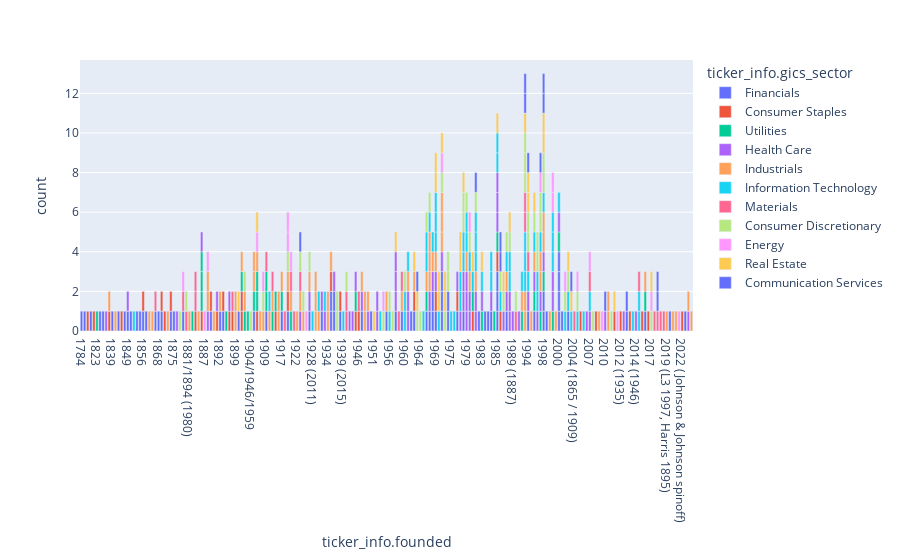

Notebook code for this chart:
### Code cell
filtered_df = df[df['ticker_info.gics_sub_industry'].notna()][['ticker_info.founded', 'ticker_info.security', 'ticker_info.gics_sector']]
filtered_df = filtered_df.sort_values(by='ticker_info.founded')
filtered_df['ticker_info.founded'] = filtered_df['ticker_info.founded'].astype(str)
fig = px.bar(filtered_df, x='ticker_info.founded', hover_data=['ticker_info.security'], color='ticker_info.gics_sector')
fig.update_xaxes(categoryorder='category ascending')
fig.show()

### Figure 1 — Plotly figure (JSON) as saved in the notebook; plotly's stock layout.template omitted (floating-point values rounded to 4 significant figures)
{"data": [{"alignmentgroup": "True", "customdata": [["Bank of New York Mellon"], ["State Street Corporation"], ["Hartford (The)"], ["KeyCorp"], ["Citizens Financial Group"], ["Berkshire Hathaway"], ["PNC Financial Services"], ["CME Group"], ["Comerica"], ["American Express"], ["Wells Fargo"], ["Travelers Companies (The)"], ["M&T Bank"], ["Fifth Third Bank"], ["Huntington Bancshares"], ["MetLife"], ["Goldman Sachs"], ["Truist"], ["Prudential Financial"], ["Principal Financial Group"], ["Northern Trust"], ["Assurant"], ["Ameriprise Financial"], ["Globe Life"], ["Marsh McLennan"], ["Moody's Corporation"], ["S&P Global"], ["American International Group"], ["Arthur J. Gallagher & Co."], ["Allstate"], ["Invesco"], ["Morgan Stanley"], ["Progressive Corporation"], ["T. Rowe Price"], ["Brown & Brown"], ["Franklin Templeton"], ["Cincinnati Financial"], ["Aflac"], ["Visa Inc."], ["Loews Corporation"], ["Raymond James"], ["Mastercard"], ["W. R. Berkley Corporation"], ["Fidelity National Information Services"], ["U.S. Bank"], ["MSCI"], ["Regions Financial Corporation"], ["Nasdaq, Inc."], ["Charles Schwab Corporation"], ["Cboe Global Markets"], ["Everest Re"], ["Jack Henry & Associates"], ["FactSet"], ["Aon"], ["Fiserv"], ["Chubb Limited"], ["Blackstone"], ["Discover Financial"], ["BlackRock"], ["Capital One"], ["Arch Capital Group"], ["PayPal"], ["Citigroup"], ["Bank of America"], ["Corpay"], ["MarketAxess"], ["Intercontinental Exchange"], ["Global Payments"], ["JPMorgan Chase"], ["Synchrony Financial"], ["Willis Towers Watson"]], "hovertemplate": "ticker_info.gics_sector=Financials<br>ticker_info.founded=%{x}<br>count=%{y}<br>ticker_info.security=%{customdata[0]}<extra></extra>", "legendgroup": "Financials", "marker": {"color": "#636efa", "pattern": {"shape": ""}}, "name": "Financials", "offsetgroup": "Financials", "orientation": "v", "showlegend": true, "textposition": "auto", "type": "bar", "x": ["1784", "1792", "1810", "1825", "1828", "1839", "1845", "1848", "1849", "1850", "1852", "1853", "1856", "1858", "1866", "1868", "1869", "1872", "1875", "1879", "1889", "1892", "1894", "1900", "1905", "1909", "1917", "1919", "1927", "1931", "1935", "1935", "1937", "1937", "1939", "1947", "1950", "1955", "1958", "1959", "1962", "1966", "1967", "1968", "1968", "1969", "1971", "1971", "1971", "1973", "1973", "1976", "1978", "1982 (1919)", "1984", "1985", "1985", "1985", "1988", "1994", "1995", "1998", "1998", "1998 (1923 / 1874)", "2000", "2000", "2000", "2000", "2000 (1799 / 1871)", "2003", "2016"], "xaxis": "x", "y": [1, 1, 1, 1, 1, 1, 1, 1, 1, 1, 1, 1, 1, 1, 1, 1, 1, 1, 1, 1, 1, 1, 1, 1, 1, 1, 1, 1, 1, 1, 1, 1, 1, 1, 1, 1, 1, 1, 1, 1, 1, 1, 1, 1, 1, 1, 1, 1, 1, 1, 1, 1, 1, 1, 1, 1, 1, 1, 1, 1, 1, 1, 1, 1, 1, 1, 1, 1, 1, 1, 1], "yaxis": "y"}, {"alignmentgroup": "True", "customdata": [["Colgate-Palmolive"], ["Bunge Global SA"], ["Procter & Gamble"], ["Church & Dwight"], ["General Mills"], ["Campbell Soup Company"], ["Brown–Forman"], ["Kimberly-Clark"], ["Kroger"], ["Coca-Cola Company (The)"], ["McCormick & Company"], ["Hormel Foods"], ["Hershey's"], ["J.M. Smucker Company (The)"], ["PepsiCo"], ["Target Corporation"], ["Archer-Daniels-Midland"], ["Kellanova"], ["Clorox"], ["Conagra Brands"], ["Tyson Foods"], ["Dollar General"], ["Constellation Brands"], ["Estée Lauder Companies (The)"], ["Walmart"], ["Sysco"], ["Costco"], ["Keurig Dr Pepper"], ["Altria"], ["Dollar Tree"], ["Molson Coors Beverage Company"], ["Philip Morris International"], ["Mondelez International"], ["Monster Beverage"], ["Walgreens Boots Alliance"], ["Kraft Heinz"], ["Lamb Weston"], ["Kenvue"]], "hovertemplate": "ticker_info.gics_sector=Consumer Staples<br>ticker_info.founded=%{x}<br>count=%{y}<br>ticker_info.security=%{customdata[0]}<extra></extra>", "legendgroup": "Consumer Staples", "marker": {"color": "#EF553B", "pattern": {"shape": ""}}, "name": "Consumer Staples", "offsetgroup": "Consumer Staples", "orientation": "v", "showlegend": true, "textposition": "auto", "type": "bar", "x": ["1806", "1818", "1837", "1847", "1856", "1869", "1870", "1872", "1883", "1886", "1889", "1891", "1894", "1897", "1898", "1902", "1902", "1906", "1913", "1919", "1935", "1939", "1945", "1946", "1962", "1969", "1976", "1981", "1985", "1986", "2005 (Molson 1786, Coors 1873)", "2008 (1847)", "2012", "2012 (1935)", "2014", "2015 (1869)", "2016 (1950)", "2022 (Johnson & Johnson spinoff)"], "xaxis": "x", "y": [1, 1, 1, 1, 1, 1, 1, 1, 1, 1, 1, 1, 1, 1, 1, 1, 1, 1, 1, 1, 1, 1, 1, 1, 1, 1, 1, 1, 1, 1, 1, 1, 1, 1, 1, 1, 1, 1], "yaxis": "y"}, {"alignmentgroup": "True", "customdata": [["Consolidated Edison"], ["CenterPoint Energy"], ["American Water Works"], ["CMS Energy"], ["Edison International"], ["WEC Energy Group"], ["Ameren"], ["Public Service Enterprise Group"], ["Duke Energy"], ["PG&E Corporation"], ["American Electric Power"], ["Atmos Energy"], ["Evergy"], ["Xcel Energy"], ["NiSource"], ["Entergy"], ["Alliant Energy"], ["PPL Corporation"], ["Southern Company"], ["Eversource"], ["AES Corporation"], ["Dominion Energy"], ["NextEra Energy"], ["Pinnacle West"], ["NRG Energy"], ["DTE Energy"], ["FirstEnergy"], ["Sempra Energy"], ["Constellation Energy"], ["Exelon"], ["Vistra"]], "hovertemplate": "ticker_info.gics_sector=Utilities<br>ticker_info.founded=%{x}<br>count=%{y}<br>ticker_info.security=%{customdata[0]}<extra></extra>", "legendgroup": "Utilities", "marker": {"color": "#00cc96", "pattern": {"shape": ""}}, "name": "Utilities", "offsetgroup": "Utilities", "orientation": "v", "showlegend": true, "textposition": "auto", "type": "bar", "x": ["1823", "1882", "1886", "1886", "1886", "1896", "1902", "1903", "1904", "1905", "1906", "1906", "1909", "1909", "1912", "1913", "1917", "1920", "1945", "1966", "1981", "1983", "1984 (1925)", "1985", "1992", "1995", "1997", "1998", "1999", "2000", "2016"], "xaxis": "x", "y": [1, 1, 1, 1, 1, 1, 1, 1, 1, 1, 1, 1, 1, 1, 1, 1, 1, 1, 1, 1, 1, 1, 1, 1, 1, 1, 1, 1, 1, 1, 1], "yaxis": "y"}, {"alignmentgroup": "True", "customdata": [["McKesson Corporation"], ["Pfizer"], ["Eli Lilly and Company"], ["Johnson & Johnson"], ["Abbott"], ["Merck & Co."], ["Becton Dickinson"], ["West Pharmaceutical Services"], ["Zimmer Biomet"], ["Baxter International"], ["Henry Schein"], ["Revvity"], ["Stryker Corporation"], ["Teleflex"], ["Mettler Toledo"], ["Charles River Laboratories"], ["Medtronic"], ["Zoetis"], ["Bio-Rad"], ["CooperCompanies"], ["Edwards Lifesciences"], ["Waters Corporation"], ["Viatris"], ["Humana"], ["Quest Diagnostics"], ["HCA Healthcare"], ["Danaher Corporation"], ["Cardinal Health"], ["Bio-Techne"], ["UnitedHealth Group"], ["Biogen"], ["LabCorp"], ["Universal Health Services"], ["DaVita Inc."], ["Boston Scientific"], ["Molina Healthcare"], ["Amgen"], ["Cigna"], ["IQVIA"], ["Idexx Laboratories"], ["Centene Corporation"], ["Cencora"], ["Steris"], ["Hologic"], ["Gilead Sciences"], ["Regeneron"], ["Vertex Pharmaceuticals"], ["ResMed"], ["Bristol Myers Squibb"], ["Incyte"], ["GE HealthCare"], ["Intuitive Surgical"], ["CVS Health"], ["Align Technology"], ["Illumina"], ["Dexcom"], ["Agilent Technologies"], ["Insulet"], ["Thermo Fisher Scientific"], ["Catalent"], ["Moderna"], ["AbbVie"], ["Elevance Health"], ["Solventum"]], "hovertemplate": "ticker_info.gics_sector=Health Care<br>ticker_info.founded=%{x}<br>count=%{y}<br>ticker_info.security=%{customdata[0]}<extra></extra>", "legendgroup": "Health Care", "marker": {"color": "#ab63fa", "pattern": {"shape": ""}}, "name": "Health Care", "offsetgroup": "Health Care", "orientation": "v", "showlegend": true, "textposition": "auto", "type": "bar", "x": ["1833", "1849", "1876", "1886", "1888", "1891", "1897", "1923", "1927", "1931", "1932", "1937", "1941", "1943", "1945", "1947", "1949", "1952", "1952", "1958", "1958", "1958", "1961", "1961", "1967", "1968", "1969", "1971", "1976", "1977", "1978", "1978", "1979", "1979", "1979", "1980", "1980", "1982", "1982", "1983", "1984", "1985", "1985", "1985", "1987", "1988", "1989", "1989", "1989 (1887)", "1991", "1994", "1995", "1996", "1997", "1998", "1999", "1999", "2000", "2006 (1902)", "2007", "2010", "2013 (1888)", "2014 (1946)", "2023"], "xaxis": "x", "y": [1, 1, 1, 1, 1, 1, 1, 1, 1, 1, 1, 1, 1, 1, 1, 1, 1, 1, 1, 1, 1, 1, 1, 1, 1, 1, 1, 1, 1, 1, 1, 1, 1, 1, 1, 1, 1, 1, 1, 1, 1, 1, 1, 1, 1, 1, 1, 1, 1, 1, 1, 1, 1, 1, 1, 1, 1, 1, 1, 1, 1, 1, 1, 1], "yaxis": "y"}, {"alignmentgroup": "True", "customdata": [["John Deere"], ["Stanley Black & Decker"], ["Ingersoll Rand"], ["Union Pacific Corporation"], ["Trane Technologies"], ["Norfolk Southern Railway"], ["Johnson Controls"], ["Hubbell Incorporated"], ["Howmet Aerospace"], ["Emerson Electric"], ["GE Aerospace"], ["General Dynamics"], ["Equifax"], ["3M"], ["Rockwell Automation"], ["CH Robinson"], ["Paccar"], ["Honeywell"], ["United Parcel Service"], ["Allegion"], ["Eaton Corporation"], ["Illinois Tool Works"], ["Boeing"], ["A. O. Smith"], ["Parker Hannifin"], ["Cummins"], ["Snap-on"], ["RTX Corporation"], ["Textron"], ["Caterpillar Inc."], ["W. W. Grainger"], ["Cintas"], ["Masco"], ["Delta Air Lines"], ["Ametek"], ["Old Dominion"], ["American Airlines Group"], ["Nordson Corporation"], ["Jacobs Solutions"], ["Rollins, Inc."], ["Robert Half"], ["Automatic Data Processing"], ["Dover Corporation"], ["Generac"], ["J.B. Hunt"], ["Broadridge Financial Solutions"], ["Pentair"], ["United Airlines Holdings"], ["Southwest Airlines"], ["Fastenal"], ["Waste Management"], ["Leidos"], ["Paychex"], ["Verisk"], ["FedEx"], ["Expeditors International"], ["CSX"], ["Copart"], ["IDEX Corporation"], ["Dayforce"], ["Axon Enterprise"], ["TransDigm Group"], ["Northrop Grumman"], ["Lockheed Martin"], ["Quanta Services"], ["United Rentals"], ["Paycom"], ["Builders FirstSource"], ["Republic Services"], ["Wabtec"], ["Uber"], ["Xylem Inc."], ["Huntington Ingalls Industries"], ["Fortive"], ["L3Harris"], ["Otis Worldwide"], ["Carrier Global"], ["Veralto"], ["GE Vernova"]], "hovertemplate": "ticker_info.gics_sector=Industrials<br>ticker_info.founded=%{x}<br>count=%{y}<br>ticker_info.security=%{customdata[0]}<extra></extra>", "legendgroup": "Industrials", "marker": {"color": "#FFA15A", "pattern": {"shape": ""}}, "name": "Industrials", "offsetgroup": "Industrials", "orientation": "v", "showlegend": true, "textposition": "auto", "type": "bar", "x": ["1837", "1843", "1859", "1862", "1871", "1881/1894 (1980)", "1885", "1888", "1888", "1890", "1892", "1899", "1899", "1902", "1903", "1905", "1905", "1906", "1907", "1908", "1911", "1912", "1916", "1916", "1917", "1919", "1920", "1922", "1923", "1925", "1927", "1929", "1929", "1929", "1930", "1934", "1934", "1935", "1947", "1948", "1948", "1949", "1955", "1959", "1961", "1962", "1966", "1967", "1967", "1967", "1968", "1969", "1971", "1971", "1971", "1979", "1980", "1982", "1988", "1992", "1993", "1993", "1994 (Northrop 1939, Grumman 1930)", "1995", "1997", "1997", "1998", "1998", "1998 (1981)", "1999 (1869)", "2009", "2011", "2011", "2016", "2019 (L3 1997, Harris 1895)", "2020 (1853, United Technologies spinoff)", "2020 (1915, United Technologies spinoff)", "2023", "2024"], "xaxis": "x", "y": [1, 1, 1, 1, 1, 1, 1, 1, 1, 1, 1, 1, 1, 1, 1, 1, 1, 1, 1, 1, 1, 1, 1, 1, 1, 1, 1, 1, 1, 1, 1, 1, 1, 1, 1, 1, 1, 1, 1, 1, 1, 1, 1, 1, 1, 1, 1, 1, 1, 1, 1, 1, 1, 1, 1, 1, 1, 1, 1, 1, 1, 1, 1, 1, 1, 1, 1, 1, 1, 1, 1, 1, 1, 1, 1, 1, 1, 1, 1], "yaxis": "y"}, {"alignmentgroup": "True", "customdata": [["Corning Inc."], ["IBM"], ["Motorola Solutions"], ["Texas Instruments"], ["Amphenol"], ["HP Inc."], ["NXP Semiconductors"], ["Fair Isaac"], ["Teledyne Technologies"], ["Teradyne"], ["Broadcom Inc."], ["Analog Devices"], ["Tyler Technologies"], ["Jabil"], ["Applied Materials"], ["Intel"], ["Zebra Technologies"], ["Advanced Micro Devices"], ["Ansys"], ["Western Digital"], ["Microsoft"], ["KLA Corporation"], ["Apple Inc."], ["Oracle Corporation"], ["Trimble Inc."], ["Micron Technology"], ["Gartner"], ["Seagate Technology"], ["Lam Research"], ["Roper Technologies"], ["Autodesk"], ["Adobe Inc."], ["Gen Digital"], ["Intuit"], ["Cisco"], ["CDW"], ["PTC"], ["Qualcomm"], ["Synopsys"], ["Cadence Design Systems"], ["Accenture"], ["Microchip Technology"], ["NetApp"], ["EPAM Systems"], ["Supermicro"], ["Nvidia"], ["Cognizant"], ["Verisign"], ["Juniper Networks"], ["F5, Inc."], ["Monolithic Power Systems"], ["Akamai"], ["ON Semiconductor"], ["Salesforce"], ["First Solar"], ["Fortinet"], ["Skyworks Solutions"], ["ServiceNow"], ["Arista Networks"], ["Palo Alto Networks"], ["Enphase"], ["TE Connectivity"], ["Keysight"], ["Hewlett Packard Enterprise"], ["Qorvo"]], "hovertemplate": "ticker_info.gics_sector=Information Technology<br>ticker_info.founded=%{x}<br>count=%{y}<br>ticker_info.security=%{customdata[0]}<extra></extra>", "legendgroup": "Information Technology", "marker": {"color": "#19d3f3", "pattern": {"shape": ""}}, "name": "Information Technology", "offsetgroup": "Information Technology", "orientation": "v", "showlegend": true, "textposition": "auto", "type": "bar", "x": ["1851", "1911", "1928 (2011)", "1930", "1932", "1939 (2015)", "1953", "1956", "1960", "1960", "1961", "1965", "1966", "1966", "1967", "1968", "1969", "1969", "1969", "1970", "1975", "1975/1977 (1997)", "1977", "1977", "1978", "1978", "1979", "1979", "1980", "1981", "1982", "1982", "1982", "1983", "1984", "1984", "1985", "1985", "1986", "1988", "1989", "1989", "1992", "1993", "1993", "1993", "1994", "1995", "1996", "1996", "1997", "1998", "1999", "1999", "1999", "2000", "2002", "2003", "2004", "2005", "2006", "2007", "2014 (1939)", "2015", "2015"], "xaxis": "x", "y": [1, 1, 1, 1, 1, 1, 1, 1, 1, 1, 1, 1, 1, 1, 1, 1, 1, 1, 1, 1, 1, 1, 1, 1, 1, 1, 1, 1, 1, 1, 1, 1, 1, 1, 1, 1, 1, 1, 1, 1, 1, 1, 1, 1, 1, 1, 1, 1, 1, 1, 1, 1, 1, 1, 1, 1, 1, 1, 1, 1, 1, 1, 1, 1, 1], "yaxis": "y"}, {"alignmentgroup": "True", "customdata": [["Sherwin-Williams"], ["Linde plc"], ["Ball Corporation"], ["FMC Corporation"], ["PPG Industries"], ["International Paper"], ["Vulcan Materials Company"], ["Freeport-McMoRan"], ["Celanese"], ["Eastman Chemical Company"], ["Newmont"], ["Ecolab"], ["Air Products and Chemicals"], ["Nucor"], ["CF Industries"], ["International Flavors & Fragrances"], ["Packaging Corporation of America"], ["Avery Dennison"], ["Steel Dynamics"], ["Martin Marietta Materials"], ["Albemarle Corporation"], ["Mosaic Company (The)"], ["LyondellBasell"], ["WestRock"], ["DuPont"], ["Corteva"], ["Amcor"], ["Dow Inc."]], "hovertemplate": "ticker_info.gics_sector=Materials<br>ticker_info.founded=%{x}<br>count=%{y}<br>ticker_info.security=%{customdata[0]}<extra></extra>", "legendgroup": "Materials", "marker": {"color": "#FF6692", "pattern": {"shape": ""}}, "name": "Materials", "offsetgroup": "Materials", "orientation": "v", "showlegend": true, "textposition": "auto", "type": "bar", "x": ["1866", "1879", "1880", "1883", "1883", "1898", "1909", "1912", "1918", "1920", "1921", "1923", "1940", "1940", "1946", "1958 (1889)", "1959", "1990", "1993", "1993", "1994", "2004 (1865 / 1909)", "2007", "2015", "2017 (1802)", "2019", "2019 (1860)", "2019 (1897)"], "xaxis": "x", "y": [1, 1, 1, 1, 1, 1, 1, 1, 1, 1, 1, 1, 1, 1, 1, 1, 1, 1, 1, 1, 1, 1, 1, 1, 1, 1, 1, 1], "yaxis": "y"}, {"alignmentgroup": "True", "customdata": [["Mohawk Industries"], ["BorgWarner"], ["Ford Motor Company"], ["Lowe's"], ["General Motors"], ["Hilton Worldwide"], ["Hasbro"], ["Genuine Parts Company"], ["Marriott International"], ["Darden Restaurants"], ["Tractor Supply"], ["McDonald's"], ["Lennar"], ["PulteGroup"], ["O'Reilly Auto Parts"], ["Domino's"], ["Bath & Body Works, Inc."], ["Nike, Inc."], ["Best Buy"], ["Ralph Lauren Corporation"], ["Starbucks"], ["Carnival"], ["Deckers Brands"], ["Caesars Entertainment"], ["DR Horton"], ["Home Depot (The)"], ["AutoZone"], ["NVR, Inc."], ["Ross Stores"], ["MGM Resorts"], ["TJX Companies"], ["Las Vegas Sands"], ["Garmin"], ["Ulta Beauty"], ["CarMax"], ["Chipotle Mexican Grill"], ["Pool Corporation"], ["Amazon"], ["Aptiv"], ["eBay"], ["Booking Holdings"], ["Expedia Group"], ["Yum! Brands"], ["Royal Caribbean Group"], ["Lululemon Athletica"], ["LKQ Corporation"], ["Wynn Resorts"], ["Tesla, Inc."], ["Etsy"], ["Airbnb"], ["Norwegian Cruise Line Holdings"], ["Tapestry, Inc."]], "hovertemplate": "ticker_info.gics_sector=Consumer Discretionary<br>ticker_info.founded=%{x}<br>count=%{y}<br>ticker_info.security=%{customdata[0]}<extra></extra>", "legendgroup": "Consumer Discretionary", "marker": {"color": "#B6E880", "pattern": {"shape": ""}}, "name": "Consumer Discretionary", "offsetgroup": "Consumer Discretionary", "orientation": "v", "showlegend": true, "textposition": "auto", "type": "bar", "x": ["1878", "1880", "1903", "1904/1946/1959", "1908", "1919", "1923", "1925", "1927", "1938", "1938", "1940", "1954", "1956", "1957", "1960", "1963", "1964", "1966", "1967", "1971", "1972", "1973", "1973", "1978", "1978", "1979", "1980", "1982", "1986", "1987", "1988", "1989", "1990", "1993", "1993", "1993", "1994", "1994", "1995", "1996", "1996", "1997", "1997", "1998", "1998", "2002", "2003", "2005", "2008", "2011 (1966)", "2017"], "xaxis": "x", "y": [1, 1, 1, 1, 1, 1, 1, 1, 1, 1, 1, 1, 1, 1, 1, 1, 1, 1, 1, 1, 1, 1, 1, 1, 1, 1, 1, 1, 1, 1, 1, 1, 1, 1, 1, 1, 1, 1, 1, 1, 1, 1, 1, 1, 1, 1, 1, 1, 1, 1, 1, 1], "yaxis": "y"}, {"alignmentgroup": "True", "customdata": [["Chevron Corporation"], ["Marathon Oil"], ["EQT Corporation"], ["ONEOK"], ["Williams Companies"], ["Halliburton"], ["Hess Corporation"], ["Occidental Petroleum"], ["Schlumberger"], ["APA Corporation"], ["Devon Energy"], ["Valero Energy"], ["Kinder Morgan"], ["EOG Resources"], ["ExxonMobil"], ["ConocoPhillips"], ["Targa Resources"], ["Diamondback Energy"], ["Marathon Petroleum"], ["Phillips 66"], ["Baker Hughes"], ["Coterra"]], "hovertemplate": "ticker_info.gics_sector=Energy<br>ticker_info.founded=%{x}<br>count=%{y}<br>ticker_info.security=%{customdata[0]}<extra></extra>", "legendgroup": "Energy", "marker": {"color": "#FF97FF", "pattern": {"shape": ""}}, "name": "Energy", "offsetgroup": "Energy", "orientation": "v", "showlegend": true, "textposition": "auto", "type": "bar", "x": ["1879", "1887", "1888", "1906", "1908", "1919", "1919", "1920", "1926", "1954", "1971", "1980", "1997", "1999", "1999", "2002", "2005", "2007", "2009 (1887)", "2012 (1917)", "2017", "2021 (1989)"], "xaxis": "x", "y": [1, 1, 1, 1, 1, 1, 1, 1, 1, 1, 1, 1, 1, 1, 1, 1, 1, 1, 1, 1, 1, 1], "yaxis": "y"}, {"alignmentgroup": "True", "customdata": [["Weyerhaeuser"], ["CBRE Group"], ["Iron Mountain"], ["Kimco Realty"], ["Federal Realty"], ["Regency Centers"], ["Realty Income"], ["Equity Residential"], ["Boston Properties"], ["Welltower"], ["Essex Property Trust"], ["Public Storage"], ["UDR, Inc."], ["Mid-America Apartment Communities"], ["Extra Space Storage"], ["AvalonBay Communities"], ["Camden Property Trust"], ["Prologis"], ["Healthpeak"], ["CoStar Group"], ["SBA Communications"], ["Host Hotels & Resorts"], ["Alexandria Real Estate Equities"], ["Crown Castle"], ["American Tower"], ["Ventas"], ["Equinix"], ["Simon Property Group"], ["Digital Realty"], ["Invitation Homes"], ["Vici Properties"]], "hovertemplate": "ticker_info.gics_sector=Real Estate<br>ticker_info.founded=%{x}<br>count=%{y}<br>ticker_info.security=%{customdata[0]}<extra></extra>", "legendgroup": "Real Estate", "marker": {"color": "#FECB52", "pattern": {"shape": ""}}, "name": "Real Estate", "offsetgroup": "Real Estate", "orientation": "v", "showlegend": true, "textposition": "auto", "type": "bar", "x": ["1900", "1906", "1951", "1958", "1962", "1963", "1969", "1969", "1970", "1970", "1971", "1972", "1972", "1977", "1977", "1978", "1981", "1983", "1985", "1987", "1989", "1993", "1994", "1994", "1995", "1998", "1998", "2003", "2004", "2012", "2017"], "xaxis": "x", "y": [1, 1, 1, 1, 1, 1, 1, 1, 1, 1, 1, 1, 1, 1, 1, 1, 1, 1, 1, 1, 1, 1, 1, 1, 1, 1, 1, 1, 1, 1, 1], "yaxis": "y"}, {"alignmentgroup": "True", "customdata": [["Walt Disney Company (The)"], ["Interpublic Group of Companies (The)"], ["Comcast"], ["Electronic Arts"], ["Verizon"], ["AT&T"], ["Match Group"], ["Omnicom Group"], ["Charter Communications"], ["Take-Two Interactive"], ["T-Mobile US"], ["Netflix"], ["Alphabet Inc. (Class A)"], ["Alphabet Inc. (Class C)"], ["Meta Platforms"], ["Live Nation Entertainment"], ["News Corp (Class A)"], ["News Corp (Class B)"], ["Fox Corporation (Class B)"], ["Fox Corporation (Class A)"], ["Paramount Global"], ["Warner Bros. Discovery"]], "hovertemplate": "ticker_info.gics_sector=Communication Services<br>ticker_info.founded=%{x}<br>count=%{y}<br>ticker_info.security=%{customdata[0]}<extra></extra>", "legendgroup": "Communication Services", "marker": {"color": "#636efa", "pattern": {"shape": ""}}, "name": "Communication Services", "offsetgroup": "Communication Services", "orientation": "v", "showlegend": true, "textposition": "auto", "type": "bar", "x": ["1923", "1961 (1930)", "1963", "1982", "1983 (1877)", "1983 (1885)", "1986", "1986", "1993", "1993", "1994", "1997", "1998", "1998", "2004", "2010", "2013 (News Corporation 1980)", "2013 (News Corporation 1980)", "2019", "2019", "2019 (Paramount Pictures 1912)", "2022 (Warner Bros. 1923)"], "xaxis": "x", "y": [1, 1, 1, 1, 1, 1, 1, 1, 1, 1, 1, 1, 1, 1, 1, 1, 1, 1, 1, 1, 1, 1], "yaxis": "y"}], "layout": {"barmode": "relative", "legend": {"title": {"text": "ticker_info.gics_sector"}, "tracegroupgap": 0}, "margin": {"t": 60}, "xaxis": {"anchor": "y", "categoryorder": "category ascending", "domain": [0, 1], "title": {"text": "ticker_info.founded"}}, "yaxis": {"anchor": "x", "domain": [0, 1], "title": {"text": "count"}}}}
